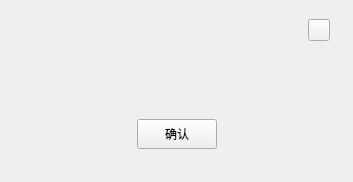
<?xml version="1.0" encoding="UTF-8"?>
<ui version="4.0">
 <class>SystemRetInfoDlg</class>
 <widget class="QWidget" name="SystemRetInfoDlg">
  <property name="geometry">
   <rect>
    <x>0</x>
    <y>0</y>
    <width>353</width>
    <height>182</height>
   </rect>
  </property>
  <property name="minimumSize">
   <size>
    <width>353</width>
    <height>0</height>
   </size>
  </property>
  <property name="maximumSize">
   <size>
    <width>353</width>
    <height>16777215</height>
   </size>
  </property>
  <property name="windowTitle">
   <string>Form</string>
  </property>
  <layout class="QVBoxLayout" name="verticalLayout_2">
   <property name="spacing">
    <number>0</number>
   </property>
   <item>
    <widget class="QWidget" name="solidWgt" native="true">
     <layout class="QVBoxLayout" name="verticalLayout">
      <property name="spacing">
       <number>0</number>
      </property>
      <property name="leftMargin">
       <number>0</number>
      </property>
      <property name="topMargin">
       <number>0</number>
      </property>
      <property name="rightMargin">
       <number>0</number>
      </property>
      <property name="bottomMargin">
       <number>0</number>
      </property>
      <item>
       <spacer name="verticalSpacer">
        <property name="orientation">
         <enum>Qt::Vertical</enum>
        </property>
        <property name="sizeType">
         <enum>QSizePolicy::Fixed</enum>
        </property>
        <property name="sizeHint" stdset="0">
         <size>
          <width>20</width>
          <height>8</height>
         </size>
        </property>
       </spacer>
      </item>
      <item>
       <widget class="QWidget" name="titleWgt" native="true">
        <property name="minimumSize">
         <size>
          <width>0</width>
          <height>22</height>
         </size>
        </property>
        <property name="maximumSize">
         <size>
          <width>16777215</width>
          <height>22</height>
         </size>
        </property>
        <layout class="QHBoxLayout" name="horizontalLayout_4">
         <property name="spacing">
          <number>0</number>
         </property>
         <property name="leftMargin">
          <number>0</number>
         </property>
         <property name="topMargin">
          <number>0</number>
         </property>
         <property name="rightMargin">
          <number>0</number>
         </property>
         <property name="bottomMargin">
          <number>0</number>
         </property>
         <item>
          <spacer name="horizontalSpacer_10">
           <property name="orientation">
            <enum>Qt::Horizontal</enum>
           </property>
           <property name="sizeType">
            <enum>QSizePolicy::Fixed</enum>
           </property>
           <property name="sizeHint" stdset="0">
            <size>
             <width>21</width>
             <height>19</height>
            </size>
           </property>
          </spacer>
         </item>
         <item>
          <widget class="QLabel" name="Title">
           <property name="minimumSize">
            <size>
             <width>0</width>
             <height>22</height>
            </size>
           </property>
           <property name="maximumSize">
            <size>
             <width>16777215</width>
             <height>22</height>
            </size>
           </property>
           <property name="styleSheet">
            <string notr="true">font-size:14px;
font-family:&quot;Microsoft YaHei&quot;;
color:rgb(121, 140, 167);</string>
           </property>
           <property name="text">
            <string/>
           </property>
          </widget>
         </item>
         <item>
          <spacer name="horizontalSpacer_11">
           <property name="orientation">
            <enum>Qt::Horizontal</enum>
           </property>
           <property name="sizeHint" stdset="0">
            <size>
             <width>236</width>
             <height>19</height>
            </size>
           </property>
          </spacer>
         </item>
         <item>
          <widget class="QPushButton" name="OperTipCloseBtn">
           <property name="minimumSize">
            <size>
             <width>22</width>
             <height>22</height>
            </size>
           </property>
           <property name="maximumSize">
            <size>
             <width>22</width>
             <height>22</height>
            </size>
           </property>
           <property name="text">
            <string/>
           </property>
          </widget>
         </item>
         <item>
          <spacer name="horizontalSpacer_12">
           <property name="orientation">
            <enum>Qt::Horizontal</enum>
           </property>
           <property name="sizeType">
            <enum>QSizePolicy::Fixed</enum>
           </property>
           <property name="sizeHint" stdset="0">
            <size>
             <width>12</width>
             <height>20</height>
            </size>
           </property>
          </spacer>
         </item>
        </layout>
       </widget>
      </item>
      <item>
       <widget class="QWidget" name="contentWgt" native="true">
        <property name="sizePolicy">
         <sizepolicy hsizetype="Preferred" vsizetype="Preferred">
          <horstretch>0</horstretch>
          <verstretch>0</verstretch>
         </sizepolicy>
        </property>
        <layout class="QVBoxLayout" name="verticalLayout_4">
         <property name="spacing">
          <number>0</number>
         </property>
         <property name="leftMargin">
          <number>0</number>
         </property>
         <property name="topMargin">
          <number>0</number>
         </property>
         <property name="rightMargin">
          <number>0</number>
         </property>
         <property name="bottomMargin">
          <number>0</number>
         </property>
         <item>
          <spacer name="verticalSpacer_4">
           <property name="orientation">
            <enum>Qt::Vertical</enum>
           </property>
           <property name="sizeType">
            <enum>QSizePolicy::Fixed</enum>
           </property>
           <property name="sizeHint" stdset="0">
            <size>
             <width>20</width>
             <height>12</height>
            </size>
           </property>
          </spacer>
         </item>
         <item>
          <layout class="QHBoxLayout" name="horizontalLayout">
           <property name="spacing">
            <number>0</number>
           </property>
           <item>
            <spacer name="horizontalSpacer">
             <property name="orientation">
              <enum>Qt::Horizontal</enum>
             </property>
             <property name="sizeType">
              <enum>QSizePolicy::Minimum</enum>
             </property>
             <property name="sizeHint" stdset="0">
              <size>
               <width>40</width>
               <height>20</height>
              </size>
             </property>
            </spacer>
           </item>
           <item>
            <layout class="QVBoxLayout" name="verticalLayout_3">
             <property name="spacing">
              <number>0</number>
             </property>
             <item>
              <widget class="QLabel" name="subTitle">
               <property name="styleSheet">
                <string notr="true">font-size:17px;
font-family:&quot;Microsoft YaHei&quot;;
color:rgb(121, 140, 167);</string>
               </property>
               <property name="text">
                <string/>
               </property>
               <property name="alignment">
                <set>Qt::AlignCenter</set>
               </property>
               <property name="wordWrap">
                <bool>true</bool>
               </property>
              </widget>
             </item>
             <item>
              <spacer name="verticalSpacer_2">
               <property name="orientation">
                <enum>Qt::Vertical</enum>
               </property>
               <property name="sizeType">
                <enum>QSizePolicy::Fixed</enum>
               </property>
               <property name="sizeHint" stdset="0">
                <size>
                 <width>12</width>
                 <height>12</height>
                </size>
               </property>
              </spacer>
             </item>
             <item>
              <widget class="QLabel" name="detail">
               <property name="styleSheet">
                <string notr="true">font-size:12px;
font-family:&quot;Microsoft YaHei&quot;;
color:rgb(121, 140, 167);</string>
               </property>
               <property name="text">
                <string/>
               </property>
               <property name="alignment">
                <set>Qt::AlignCenter</set>
               </property>
               <property name="wordWrap">
                <bool>true</bool>
               </property>
              </widget>
             </item>
            </layout>
           </item>
           <item>
            <spacer name="horizontalSpacer_2">
             <property name="orientation">
              <enum>Qt::Horizontal</enum>
             </property>
             <property name="sizeType">
              <enum>QSizePolicy::Minimum</enum>
             </property>
             <property name="sizeHint" stdset="0">
              <size>
               <width>40</width>
               <height>20</height>
              </size>
             </property>
            </spacer>
           </item>
          </layout>
         </item>
         <item>
          <spacer name="verticalSpacer_3">
           <property name="orientation">
            <enum>Qt::Vertical</enum>
           </property>
           <property name="sizeType">
            <enum>QSizePolicy::Fixed</enum>
           </property>
           <property name="sizeHint" stdset="0">
            <size>
             <width>20</width>
             <height>12</height>
            </size>
           </property>
          </spacer>
         </item>
         <item>
          <layout class="QHBoxLayout" name="horizontalLayout_2">
           <property name="spacing">
            <number>0</number>
           </property>
           <item>
            <spacer name="horizontalSpacer_3">
             <property name="orientation">
              <enum>Qt::Horizontal</enum>
             </property>
             <property name="sizeHint" stdset="0">
              <size>
               <width>40</width>
               <height>20</height>
              </size>
             </property>
            </spacer>
           </item>
           <item>
            <widget class="QPushButton" name="okButton">
             <property name="minimumSize">
              <size>
               <width>80</width>
               <height>30</height>
              </size>
             </property>
             <property name="maximumSize">
              <size>
               <width>80</width>
               <height>30</height>
              </size>
             </property>
             <property name="text">
              <string>确认</string>
             </property>
            </widget>
           </item>
           <item>
            <spacer name="horizontalSpacer_4">
             <property name="orientation">
              <enum>Qt::Horizontal</enum>
             </property>
             <property name="sizeHint" stdset="0">
              <size>
               <width>40</width>
               <height>20</height>
              </size>
             </property>
            </spacer>
           </item>
          </layout>
         </item>
         <item>
          <spacer name="verticalSpacer_5">
           <property name="orientation">
            <enum>Qt::Vertical</enum>
           </property>
           <property name="sizeType">
            <enum>QSizePolicy::Fixed</enum>
           </property>
           <property name="sizeHint" stdset="0">
            <size>
             <width>20</width>
             <height>22</height>
            </size>
           </property>
          </spacer>
         </item>
        </layout>
       </widget>
      </item>
     </layout>
    </widget>
   </item>
  </layout>
 </widget>
 <resources/>
 <connections/>
</ui>
